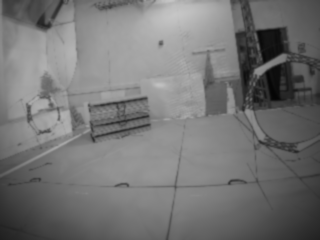
#> input picture examples/minimal_pair/run_20260925T122400/expected_fitted.png, 320 x 240 px
$ python -i gradient_features.py   (imports and definitions only)   (older library calls are emulated)
#> lines starting #> are read from the running program, lines starting #| are printed output that depends on the picture
#> further down, picture is the input picture: shape (240, 320); min 5, max 198, mean 116.3
"""Gradient magnitude used for feature-patch verification and NCC extension.

Copied unchanged from propose_fixed_features.py; the earlier proposal UI is omitted.
"""
import cv2
import numpy as np

def gradient_magnitude(gray):
    g = cv2.GaussianBlur(gray.astype(np.float32), (0, 0), 1.0)
    gx = cv2.Sobel(g, cv2.CV_32F, 1, 0, ksize=3)
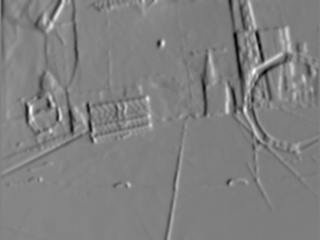
#> gx: shape (240, 320) float32; min -192, max 187.4, mean -0.9; drawn with min black and max white
    gy = cv2.Sobel(g, cv2.CV_32F, 0, 1, ksize=3)
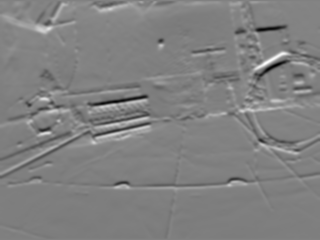
#> gy: shape (240, 320) float32; min -225.7, max 217.9, mean -1.2; drawn with min black and max white
    return np.hypot(gx, gy)
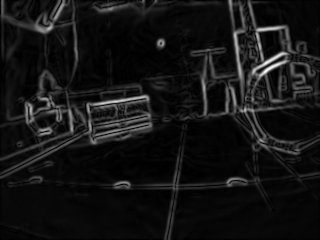
#> returned value: shape (240, 320) float32; min 0, max 259.3, mean 20.5; drawn with min black and max white

>>> import cv2
>>> picture = cv2.imread('../examples/minimal_pair/run_20260925T122400/expected_fitted.png', cv2.IMREAD_GRAYSCALE)
>>> result = gradient_magnitude(picture)

$ run again, on examples/minimal_pair/run_20260925T122400/real.png
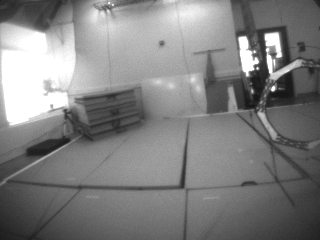
#> input picture examples/minimal_pair/run_20260925T122400/real.png, 320 x 240 px
#> picture is the input picture: shape (240, 320); min 20, max 255, mean 128
#> in gradient_magnitude, `gy = cv2.Sobel(g, cv2.CV_32F, 0, 1, ksize=3)`:
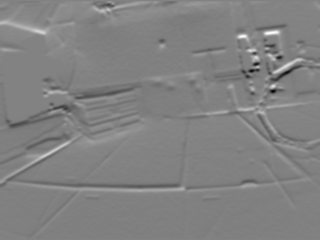
#> gy: shape (240, 320) float32; min -466.6, max 446.7, mean -1.2; drawn with min black and max white
#> in gradient_magnitude, `return np.hypot(gx, gy)`:
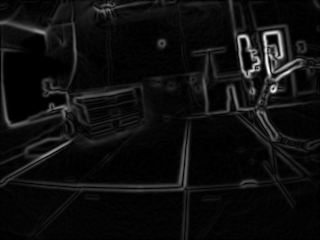
#> returned value: shape (240, 320) float32; min 0, max 525.3, mean 30.6; drawn with min black and max white

$ run again, on examples/minimal_pair/run_20260925T122400/render_rgb.png
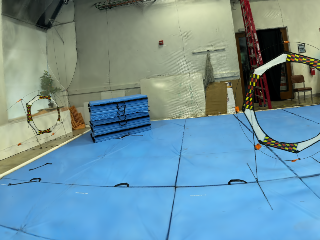
#> input picture examples/minimal_pair/run_20260925T122400/render_rgb.png, 320 x 240 px
#> in gradient_magnitude, `gy = cv2.Sobel(g, cv2.CV_32F, 0, 1, ksize=3)`:
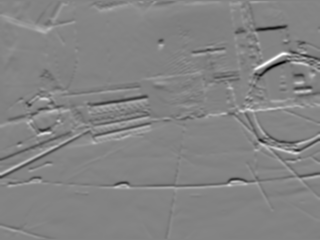
#> gy: shape (240, 320) float32; min -509.8, max 481.2, mean 1.6; drawn with min black and max white
#> in gradient_magnitude, `return np.hypot(gx, gy)`:
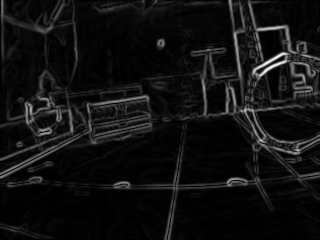
#> returned value: shape (240, 320) float32; min 0, max 549, mean 36.8; drawn with min black and max white
